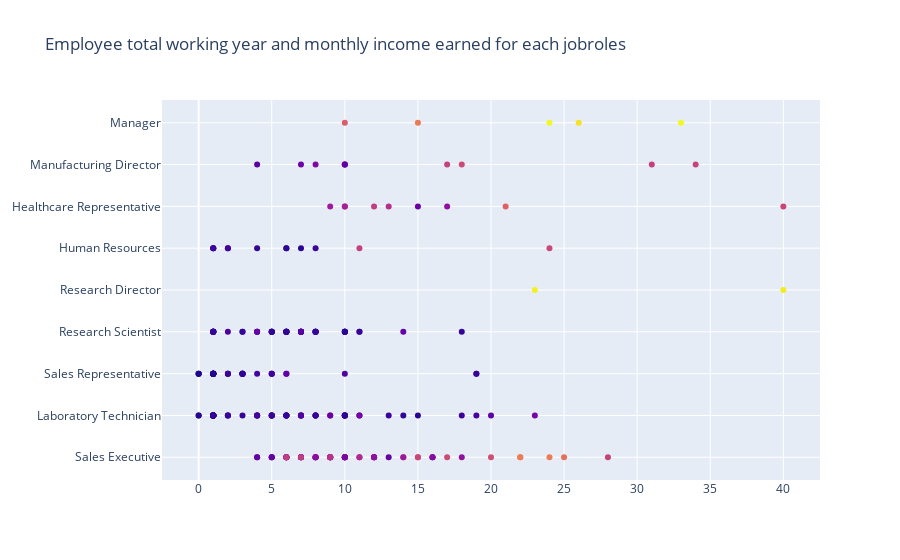

Source (notebook cell):
### Code cell
import plotly.express as px
import plotly.graph_objects as go



fig_1 = go.Figure(data=go.Scatter(x= att_hr_data["totalworkingyears"],
                                y= att_hr_data["jobrole"],textposition = "top center",
                                mode='markers',
                                marker_color=att_hr_data['monthlyincome'],
                                text=att_hr_data['monthlyincome'], 
                                hovertemplate=
                                "Total work years: %{x}<br>" +
                                "Jobrole: %{y}<br>" + "Monthly Income: %{text}" ))

fig_1.update_layout(title='Employee total working year and monthly income earned for each jobroles')
fig_1.update_layout(
    hoverlabel=dict(
        bgcolor="white",
        font_size=16,
        font_family="Calibri"
    ))
fig_1.show()


###https://plotly.com/python/line-and-scatter/

### Figure 1 — Plotly figure (JSON) as saved in the notebook; plotly's stock layout.template omitted (floating-point values rounded to 4 significant figures; data arrays with more than 128 entries replaced by an {"elided": "..."} marker saying what was removed)
{"data": [{"hovertemplate": "Total work years: %{x}<br>Jobrole: %{y}<br>Monthly Income: %{text}", "marker": {"color": {"elided": "237 int values"}}, "mode": "markers", "text": {"elided": "237 int values"}, "textposition": "top center", "type": "scatter", "x": {"elided": "237 int values"}, "y": {"elided": "237 str values"}}], "layout": {"hoverlabel": {"bgcolor": "white", "font": {"family": "Calibri", "size": 16}}, "title": {"text": "Employee total working year and monthly income earned for each jobroles"}}}
